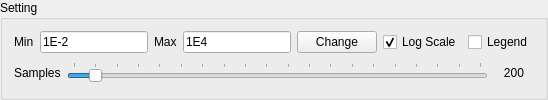
         <widget class="QGroupBox" name="settingsBox">
          <property name="sizePolicy">
           <sizepolicy hsizetype="Preferred" vsizetype="Fixed">
            <horstretch>0</horstretch>
            <verstretch>0</verstretch>
           </sizepolicy>
          </property>
          <property name="maximumSize">
           <size>
            <width>16777215</width>
            <height>16777215</height>
           </size>
          </property>
          <property name="title">
           <string>Setting</string>
          </property>
          <layout class="QVBoxLayout" name="verticalLayout_5">
           <item>
            <layout class="QHBoxLayout" name="changeLimit">
             <item>
              <widget class="QLabel" name="minXLabel">
               <property name="toolTip">
                <string>&lt;html&gt;&lt;head/&gt;&lt;body&gt;&lt;p&gt;A typical lower bound will be 0.1 Hz.&lt;/p&gt;&lt;/body&gt;&lt;/html&gt;</string>
               </property>
               <property name="text">
                <string>Min</string>
               </property>
              </widget>
             </item>
             <item>
              <widget class="QLineEdit" name="minX">
               <property name="enabled">
                <bool>true</bool>
               </property>
               <property name="text">
                <string>1E-2</string>
               </property>
               <property name="readOnly">
                <bool>true</bool>
               </property>
              </widget>
             </item>
             <item>
              <widget class="QLabel" name="maxXLabel">
               <property name="toolTip">
                <string>&lt;html&gt;&lt;head/&gt;&lt;body&gt;&lt;p&gt;A typical upper bound would be 100 Hz.&lt;/p&gt;&lt;/body&gt;&lt;/html&gt;</string>
               </property>
               <property name="text">
                <string>Max</string>
               </property>
              </widget>
             </item>
             <item>
              <widget class="QLineEdit" name="maxX">
               <property name="text">
                <string>1E4</string>
               </property>
               <property name="readOnly">
                <bool>true</bool>
               </property>
              </widget>
             </item>
             <item>
              <widget class="QPushButton" name="changeX">
               <property name="text">
                <string>Change</string>
               </property>
              </widget>
             </item>
             <item>
              <widget class="QCheckBox" name="switchCurveScale">
               <property name="enabled">
                <bool>true</bool>
               </property>
               <property name="text">
                <string>Log Scale</string>
               </property>
               <property name="checkable">
                <bool>true</bool>
               </property>
               <property name="checked">
                <bool>true</bool>
               </property>
               <property name="tristate">
                <bool>false</bool>
               </property>
              </widget>
             </item>
             <item>
              <widget class="QCheckBox" name="changeLegend">
               <property name="text">
                <string>Legend</string>
               </property>
               <property name="checked">
                <bool>false</bool>
               </property>
              </widget>
             </item>
            </layout>
           </item>
           <item>
            <layout class="QHBoxLayout" name="changeSamples">
             <item>
              <widget class="QLabel" name="samplesLabel">
               <property name="text">
                <string>Samples</string>
               </property>
               <property name="alignment">
                <set>Qt::AlignmentFlag::AlignLeading|Qt::AlignmentFlag::AlignLeft|Qt::AlignmentFlag::AlignVCenter</set>
               </property>
              </widget>
             </item>
             <item>
              <widget class="QSlider" name="samples">
               <property name="minimum">
                <number>100</number>
               </property>
               <property name="maximum">
                <number>2000</number>
               </property>
               <property name="singleStep">
                <number>10</number>
               </property>
               <property name="pageStep">
                <number>100</number>
               </property>
               <property name="value">
                <number>200</number>
               </property>
               <property name="sliderPosition">
                <number>200</number>
               </property>
               <property name="orientation">
                <enum>Qt::Orientation::Horizontal</enum>
               </property>
               <property name="tickPosition">
                <enum>QSlider::TickPosition::TicksAbove</enum>
               </property>
               <property name="tickInterval">
                <number>100</number>
               </property>
              </widget>
             </item>
             <item>
              <widget class="QLabel" name="samplesValue">
               <property name="sizePolicy">
                <sizepolicy hsizetype="Preferred" vsizetype="Preferred">
                 <horstretch>0</horstretch>
                 <verstretch>0</verstretch>
                </sizepolicy>
               </property>
               <property name="minimumSize">
                <size>
                 <width>40</width>
                 <height>0</height>
                </size>
               </property>
               <property name="text">
                <string>200</string>
               </property>
               <property name="alignment">
                <set>Qt::AlignmentFlag::AlignCenter</set>
               </property>
              </widget>
             </item>
            </layout>
           </item>
          </layout>
         </widget>
